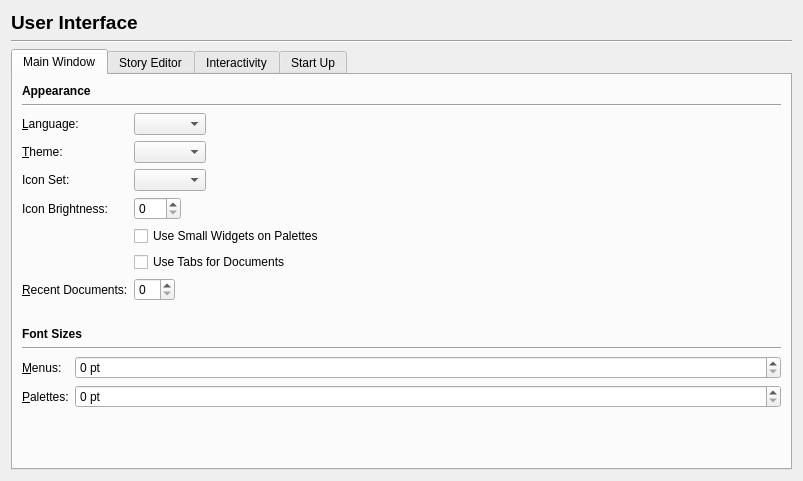
<?xml version="1.0" encoding="UTF-8"?>
<ui version="4.0">
 <class>Prefs_UserInterface</class>
 <widget class="QWidget" name="Prefs_UserInterface">
  <property name="geometry">
   <rect>
    <x>0</x>
    <y>0</y>
    <width>803</width>
    <height>481</height>
   </rect>
  </property>
  <property name="windowTitle">
   <string notr="true">Form</string>
  </property>
  <layout class="QVBoxLayout" name="verticalLayout_2">
   <item>
    <widget class="QLabel" name="titleLabel">
     <property name="font">
      <font>
       <pointsize>14</pointsize>
       <weight>75</weight>
       <bold>true</bold>
      </font>
     </property>
     <property name="text">
      <string>User Interface</string>
     </property>
    </widget>
   </item>
   <item>
    <widget class="Line" name="line">
     <property name="orientation">
      <enum>Qt::Horizontal</enum>
     </property>
    </widget>
   </item>
   <item>
    <widget class="QTabWidget" name="tabWidget">
     <property name="currentIndex">
      <number>0</number>
     </property>
     <widget class="QWidget" name="tab_3">
      <attribute name="title">
       <string>Main Window</string>
      </attribute>
      <layout class="QVBoxLayout" name="verticalLayout_3">
       <item>
        <widget class="QLabel" name="label">
         <property name="font">
          <font>
           <weight>75</weight>
           <bold>true</bold>
          </font>
         </property>
         <property name="text">
          <string>Appearance</string>
         </property>
        </widget>
       </item>
       <item>
        <widget class="Line" name="line_3">
         <property name="orientation">
          <enum>Qt::Horizontal</enum>
         </property>
        </widget>
       </item>
       <item>
        <layout class="QFormLayout" name="formLayout">
         <property name="fieldGrowthPolicy">
          <enum>QFormLayout::FieldsStayAtSizeHint</enum>
         </property>
         <item row="0" column="0">
          <widget class="QLabel" name="languageLabel">
           <property name="text">
            <string>&amp;Language:</string>
           </property>
           <property name="buddy">
            <cstring>languageComboBox</cstring>
           </property>
          </widget>
         </item>
         <item row="0" column="1">
          <widget class="QComboBox" name="languageComboBox"/>
         </item>
         <item row="1" column="0">
          <widget class="QLabel" name="themeLabel">
           <property name="text">
            <string>&amp;Theme:</string>
           </property>
           <property name="buddy">
            <cstring>themeComboBox</cstring>
           </property>
          </widget>
         </item>
         <item row="1" column="1">
          <widget class="QComboBox" name="themeComboBox"/>
         </item>
         <item row="4" column="1">
          <widget class="QCheckBox" name="useSmallWidgetsCheckBox">
           <property name="text">
            <string>Use Small Widgets on Palettes</string>
           </property>
          </widget>
         </item>
         <item row="6" column="1">
          <widget class="QCheckBox" name="useTabsForDocumentsCheckBox">
           <property name="text">
            <string>Use Tabs for Documents</string>
           </property>
          </widget>
         </item>
         <item row="7" column="0">
          <widget class="QLabel" name="recentDocumentsLabel">
           <property name="text">
            <string>&amp;Recent Documents:</string>
           </property>
           <property name="buddy">
            <cstring>recentDocumentsSpinBox</cstring>
           </property>
          </widget>
         </item>
         <item row="7" column="1">
          <widget class="QSpinBox" name="recentDocumentsSpinBox"/>
         </item>
         <item row="2" column="1">
          <widget class="QComboBox" name="iconSetComboBox"/>
         </item>
         <item row="2" column="0">
          <widget class="QLabel" name="label_3">
           <property name="text">
            <string>Icon Set:</string>
           </property>
          </widget>
         </item>
         <item row="3" column="1">
          <widget class="QSpinBox" name="iconSetBrightnessSpinBox">
           <property name="maximum">
            <number>100</number>
           </property>
          </widget>
         </item>
         <item row="3" column="0">
          <widget class="QLabel" name="label_4">
           <property name="text">
            <string>Icon Brightness:</string>
           </property>
          </widget>
         </item>
        </layout>
       </item>
       <item>
        <spacer name="verticalSpacer_4">
         <property name="orientation">
          <enum>Qt::Vertical</enum>
         </property>
         <property name="sizeType">
          <enum>QSizePolicy::Fixed</enum>
         </property>
         <property name="sizeHint" stdset="0">
          <size>
           <width>20</width>
           <height>20</height>
          </size>
         </property>
        </spacer>
       </item>
       <item>
        <widget class="QLabel" name="label_2">
         <property name="font">
          <font>
           <weight>75</weight>
           <bold>true</bold>
          </font>
         </property>
         <property name="text">
          <string>Font Sizes</string>
         </property>
        </widget>
       </item>
       <item>
        <widget class="Line" name="line_2">
         <property name="orientation">
          <enum>Qt::Horizontal</enum>
         </property>
        </widget>
       </item>
       <item>
        <layout class="QFormLayout" name="formLayout_2">
         <item row="0" column="0">
          <widget class="QLabel" name="fontSizeMenusLabel">
           <property name="text">
            <string>&amp;Menus:</string>
           </property>
           <property name="buddy">
            <cstring>fontSizeMenuSpinBox</cstring>
           </property>
          </widget>
         </item>
         <item row="0" column="1">
          <widget class="QSpinBox" name="fontSizeMenuSpinBox">
           <property name="suffix">
            <string> pt</string>
           </property>
          </widget>
         </item>
         <item row="1" column="0">
          <widget class="QLabel" name="fontSizePalettesLabel">
           <property name="text">
            <string>&amp;Palettes:</string>
           </property>
           <property name="buddy">
            <cstring>fontSizePaletteSpinBox</cstring>
           </property>
          </widget>
         </item>
         <item row="1" column="1">
          <widget class="QSpinBox" name="fontSizePaletteSpinBox">
           <property name="suffix">
            <string> pt</string>
           </property>
          </widget>
         </item>
        </layout>
       </item>
       <item>
        <spacer name="verticalSpacer_3">
         <property name="orientation">
          <enum>Qt::Vertical</enum>
         </property>
         <property name="sizeHint" stdset="0">
          <size>
           <width>20</width>
           <height>40</height>
          </size>
         </property>
        </spacer>
       </item>
      </layout>
     </widget>
     <widget class="QWidget" name="tab_4">
      <attribute name="title">
       <string>Story Editor</string>
      </attribute>
      <layout class="QVBoxLayout" name="verticalLayout_5">
       <item>
        <layout class="QFormLayout" name="formLayout_3">
         <property name="fieldGrowthPolicy">
          <enum>QFormLayout::FieldsStayAtSizeHint</enum>
         </property>
         <item row="0" column="0">
          <widget class="QLabel" name="storyEditorFontLabel">
           <property name="text">
            <string>Font:</string>
           </property>
          </widget>
         </item>
         <item row="0" column="1">
          <widget class="QPushButton" name="storyEditorFontPushButton">
           <property name="text">
            <string/>
           </property>
          </widget>
         </item>
         <item row="1" column="0">
          <widget class="QLabel" name="storyEditorFontColorLabel">
           <property name="text">
            <string>Background Color:</string>
           </property>
          </widget>
         </item>
         <item row="1" column="1">
          <widget class="QPushButton" name="storyEditorFontColorPushButton">
           <property name="text">
            <string/>
           </property>
          </widget>
         </item>
         <item row="2" column="1">
          <widget class="QCheckBox" name="storyEditorUseSmartSelectionCheckBox">
           <property name="text">
            <string>Use Smart Text Selection</string>
           </property>
          </widget>
         </item>
        </layout>
       </item>
       <item>
        <spacer name="verticalSpacer_5">
         <property name="orientation">
          <enum>Qt::Vertical</enum>
         </property>
         <property name="sizeHint" stdset="0">
          <size>
           <width>20</width>
           <height>251</height>
          </size>
         </property>
        </spacer>
       </item>
      </layout>
     </widget>
     <widget class="QWidget" name="tab">
      <attribute name="title">
       <string>Interactivity</string>
      </attribute>
      <layout class="QVBoxLayout" name="verticalLayout_4">
       <item>
        <layout class="QFormLayout" name="formLayout_4">
         <property name="fieldGrowthPolicy">
          <enum>QFormLayout::FieldsStayAtSizeHint</enum>
         </property>
         <item row="0" column="0">
          <widget class="QLabel" name="resizeMoveDelayLabel">
           <property name="text">
            <string>Time before resize or move starts:</string>
           </property>
           <property name="buddy">
            <cstring>resizeMoveDelaySpinBox</cstring>
           </property>
          </widget>
         </item>
         <item row="0" column="1">
          <widget class="QSpinBox" name="resizeMoveDelaySpinBox">
           <property name="suffix">
            <string> ms</string>
           </property>
           <property name="maximum">
            <number>9999</number>
           </property>
          </widget>
         </item>
         <item row="1" column="0">
          <widget class="QLabel" name="wheelJumpLabel">
           <property name="text">
            <string>&amp;Wheel Jump:</string>
           </property>
           <property name="buddy">
            <cstring>wheelJumpSpinBox</cstring>
           </property>
          </widget>
         </item>
         <item row="1" column="1">
          <widget class="QSpinBox" name="wheelJumpSpinBox"/>
         </item>
        </layout>
       </item>
       <item>
        <spacer name="verticalSpacer_2">
         <property name="orientation">
          <enum>Qt::Vertical</enum>
         </property>
         <property name="sizeHint" stdset="0">
          <size>
           <width>20</width>
           <height>266</height>
          </size>
         </property>
        </spacer>
       </item>
      </layout>
     </widget>
     <widget class="QWidget" name="tab_5">
      <attribute name="title">
       <string>Start Up</string>
      </attribute>
      <layout class="QVBoxLayout" name="verticalLayout">
       <item>
        <layout class="QFormLayout" name="formLayout_5">
         <item row="2" column="1">
          <widget class="QCheckBox" name="showStartupDialogCheckBox">
           <property name="text">
            <string>Show Startup Dialog</string>
           </property>
          </widget>
         </item>
         <item row="1" column="1">
          <widget class="QCheckBox" name="showSplashCheckBox">
           <property name="text">
            <string>Show Splashscreen</string>
           </property>
          </widget>
         </item>
        </layout>
       </item>
       <item>
        <spacer name="verticalSpacer">
         <property name="orientation">
          <enum>Qt::Vertical</enum>
         </property>
         <property name="sizeHint" stdset="0">
          <size>
           <width>20</width>
           <height>296</height>
          </size>
         </property>
        </spacer>
       </item>
      </layout>
     </widget>
    </widget>
   </item>
  </layout>
 </widget>
 <tabstops>
  <tabstop>tabWidget</tabstop>
  <tabstop>languageComboBox</tabstop>
  <tabstop>themeComboBox</tabstop>
  <tabstop>iconSetComboBox</tabstop>
  <tabstop>useSmallWidgetsCheckBox</tabstop>
  <tabstop>useTabsForDocumentsCheckBox</tabstop>
  <tabstop>recentDocumentsSpinBox</tabstop>
  <tabstop>fontSizeMenuSpinBox</tabstop>
  <tabstop>fontSizePaletteSpinBox</tabstop>
  <tabstop>storyEditorFontPushButton</tabstop>
  <tabstop>storyEditorFontColorPushButton</tabstop>
  <tabstop>storyEditorUseSmartSelectionCheckBox</tabstop>
  <tabstop>resizeMoveDelaySpinBox</tabstop>
  <tabstop>wheelJumpSpinBox</tabstop>
  <tabstop>showSplashCheckBox</tabstop>
  <tabstop>showStartupDialogCheckBox</tabstop>
 </tabstops>
 <resources/>
 <connections/>
</ui>
